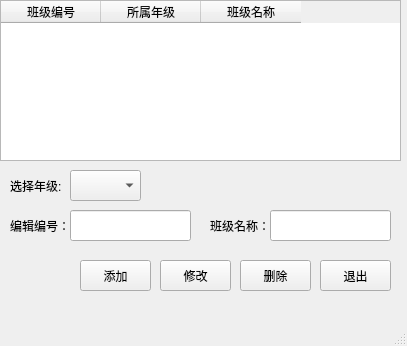
<?xml version="1.0" encoding="UTF-8"?>
<ui version="4.0">
 <class>MainWindow</class>
 <widget class="QMainWindow" name="MainWindow">
  <property name="geometry">
   <rect>
    <x>0</x>
    <y>0</y>
    <width>407</width>
    <height>346</height>
   </rect>
  </property>
  <property name="windowTitle">
   <string>班级设置</string>
  </property>
  <property name="windowIcon">
   <iconset>
    <normaloff>../image/favicon.ico</normaloff>../image/favicon.ico</iconset>
  </property>
  <widget class="QWidget" name="centralwidget">
   <widget class="QTableWidget" name="tableWidget">
    <property name="geometry">
     <rect>
      <x>0</x>
      <y>0</y>
      <width>401</width>
      <height>161</height>
     </rect>
    </property>
    <column>
     <property name="text">
      <string>班级编号</string>
     </property>
    </column>
    <column>
     <property name="text">
      <string>所属年级</string>
     </property>
    </column>
    <column>
     <property name="text">
      <string>班级名称</string>
     </property>
    </column>
   </widget>
   <widget class="QLabel" name="label">
    <property name="geometry">
     <rect>
      <x>10</x>
      <y>210</y>
      <width>61</width>
      <height>31</height>
     </rect>
    </property>
    <property name="text">
     <string>编辑编号：</string>
    </property>
   </widget>
   <widget class="QLineEdit" name="lineEdit">
    <property name="geometry">
     <rect>
      <x>70</x>
      <y>210</y>
      <width>121</width>
      <height>31</height>
     </rect>
    </property>
   </widget>
   <widget class="QLabel" name="label_2">
    <property name="geometry">
     <rect>
      <x>210</x>
      <y>210</y>
      <width>61</width>
      <height>31</height>
     </rect>
    </property>
    <property name="text">
     <string>班级名称：</string>
    </property>
   </widget>
   <widget class="QLineEdit" name="lineEdit_2">
    <property name="geometry">
     <rect>
      <x>270</x>
      <y>210</y>
      <width>121</width>
      <height>31</height>
     </rect>
    </property>
   </widget>
   <widget class="QPushButton" name="pushButton">
    <property name="geometry">
     <rect>
      <x>80</x>
      <y>260</y>
      <width>71</width>
      <height>31</height>
     </rect>
    </property>
    <property name="text">
     <string>添加</string>
    </property>
   </widget>
   <widget class="QPushButton" name="pushButton_2">
    <property name="geometry">
     <rect>
      <x>160</x>
      <y>260</y>
      <width>71</width>
      <height>31</height>
     </rect>
    </property>
    <property name="text">
     <string>修改</string>
    </property>
   </widget>
   <widget class="QPushButton" name="pushButton_3">
    <property name="geometry">
     <rect>
      <x>240</x>
      <y>260</y>
      <width>71</width>
      <height>31</height>
     </rect>
    </property>
    <property name="text">
     <string>删除</string>
    </property>
   </widget>
   <widget class="QPushButton" name="pushButton_4">
    <property name="geometry">
     <rect>
      <x>320</x>
      <y>260</y>
      <width>71</width>
      <height>31</height>
     </rect>
    </property>
    <property name="text">
     <string>退出</string>
    </property>
   </widget>
   <widget class="QLabel" name="label_3">
    <property name="geometry">
     <rect>
      <x>10</x>
      <y>170</y>
      <width>61</width>
      <height>31</height>
     </rect>
    </property>
    <property name="text">
     <string>选择年级:</string>
    </property>
   </widget>
   <widget class="QComboBox" name="comboBox">
    <property name="geometry">
     <rect>
      <x>70</x>
      <y>170</y>
      <width>71</width>
      <height>31</height>
     </rect>
    </property>
   </widget>
  </widget>
  <widget class="QMenuBar" name="menubar">
   <property name="geometry">
    <rect>
     <x>0</x>
     <y>0</y>
     <width>407</width>
     <height>23</height>
    </rect>
   </property>
  </widget>
  <widget class="QStatusBar" name="statusbar"/>
 </widget>
 <resources/>
 <connections/>
</ui>
